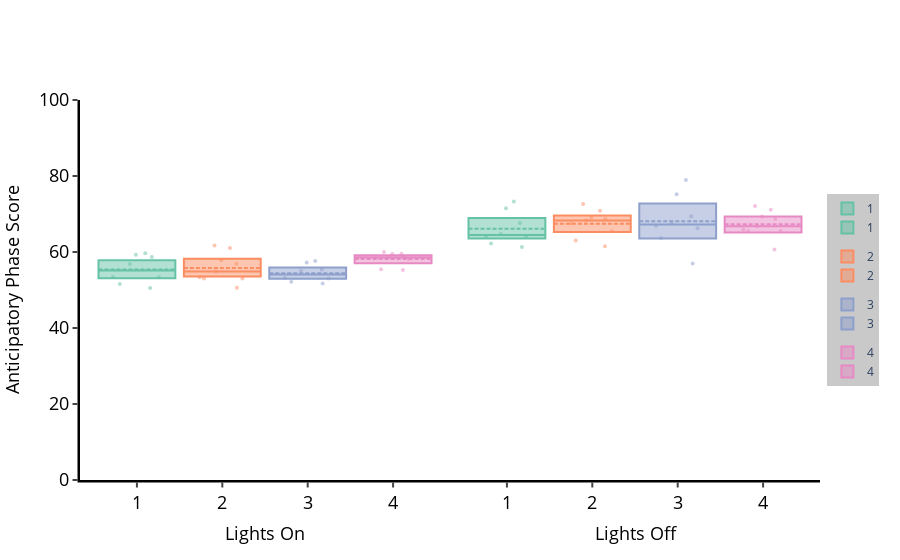

The notebook cell this image was saved under:
### Code cell


### Figure 1 — Plotly figure (JSON) as saved in the notebook; plotly's stock layout.template omitted (floating-point values rounded to 4 significant figures)
{"data": [{"boxpoints": false, "jitter": 0.75, "legendgroup": "1", "marker": {"color": "rgb(102,194,165)"}, "mean": [55.41], "median": [55.12], "name": "1", "pointpos": 0, "q1": [53.08], "q3": [57.83], "showlegend": true, "type": "box", "width": 0.9, "x": ["1"], "xaxis": "x"}, {"boxpoints": "all", "fillcolor": "rgba(0,0,0,0)", "jitter": 0.75, "legendgroup": "1", "line": {"color": "rgba(0,0,0,0)"}, "marker": {"color": "rgb(102,194,165)", "opacity": 0.5, "size": 4}, "name": "1", "pointpos": 0, "showlegend": false, "type": "box", "width": 0.9, "x": ["1", "1", "1", "1", "1", "1", "1", "1"], "xaxis": "x", "y": [53.42, 56.82, 50.54, 59.29, 53.33, 51.57, 59.67, 58.67]}, {"boxpoints": false, "jitter": 0.75, "legendgroup": "2", "marker": {"color": "rgb(252,141,98)"}, "mean": [55.82], "median": [54.87], "name": "2", "pointpos": 0, "q1": [53.53], "q3": [58.22], "showlegend": true, "type": "box", "width": 0.9, "x": ["2"], "xaxis": "x"}, {"boxpoints": "all", "fillcolor": "rgba(0,0,0,0)", "jitter": 0.75, "legendgroup": "2", "line": {"color": "rgba(0,0,0,0)"}, "marker": {"color": "rgb(252,141,98)", "opacity": 0.5, "size": 4}, "name": "2", "pointpos": 0, "showlegend": false, "type": "box", "width": 0.9, "x": ["2", "2", "2", "2", "2", "2", "2", "2", "2"], "xaxis": "x", "y": [61.02, 53.03, 53.04, 54.87, 50.62, 57.83, 53.33, 56.9, 61.74]}, {"boxpoints": false, "jitter": 0.75, "legendgroup": "3", "marker": {"color": "rgb(141,160,203)"}, "mean": [54.43], "median": [54.1], "name": "3", "pointpos": 0, "q1": [52.99], "q3": [55.94], "showlegend": true, "type": "box", "width": 0.9, "x": ["3"], "xaxis": "x"}, {"boxpoints": "all", "fillcolor": "rgba(0,0,0,0)", "jitter": 0.75, "legendgroup": "3", "line": {"color": "rgba(0,0,0,0)"}, "marker": {"color": "rgb(141,160,203)", "opacity": 0.5, "size": 4}, "name": "3", "pointpos": 0, "showlegend": false, "type": "box", "width": 0.9, "x": ["3", "3", "3", "3", "3", "3", "3", "3"], "xaxis": "x", "y": [57.26, 51.71, 55.4, 55.06, 52.18, 53.14, 53.02, 57.64]}, {"boxpoints": false, "jitter": 0.75, "legendgroup": "4", "marker": {"color": "rgb(231,138,195)"}, "mean": [58.19], "median": [58.58], "name": "4", "pointpos": 0, "q1": [57.01], "q3": [59.13], "showlegend": true, "type": "box", "width": 0.9, "x": ["4"], "xaxis": "x"}, {"boxpoints": "all", "fillcolor": "rgba(0,0,0,0)", "jitter": 0.75, "legendgroup": "4", "line": {"color": "rgba(0,0,0,0)"}, "marker": {"color": "rgb(231,138,195)", "opacity": 0.5, "size": 4}, "name": "4", "pointpos": 0, "showlegend": false, "type": "box", "width": 0.9, "x": ["4", "4", "4", "4", "4", "4", "4", "4", "4"], "xaxis": "x", "y": [55.47, 58.58, 58.44, 55.28, 59.97, 58.79, 59.48, 59.51, 58.17]}, {"boxpoints": false, "jitter": 0.75, "legendgroup": "1", "marker": {"color": "rgb(102,194,165)"}, "mean": [66.12], "median": [64.47], "name": "1", "pointpos": 0, "q1": [63.56], "q3": [68.97], "showlegend": true, "type": "box", "width": 0.9, "x": ["1"], "xaxis": "x2"}, {"boxpoints": "all", "fillcolor": "rgba(0,0,0,0)", "jitter": 0.75, "legendgroup": "1", "line": {"color": "rgba(0,0,0,0)"}, "marker": {"color": "rgb(102,194,165)", "opacity": 0.5, "size": 4}, "name": "1", "pointpos": 0, "showlegend": false, "type": "box", "width": 0.9, "x": ["1", "1", "1", "1", "1", "1", "1", "1"], "xaxis": "x2", "y": [67.64, 71.54, 73.32, 61.28, 64.0, 64.77, 62.25, 64.18]}, {"boxpoints": false, "jitter": 0.75, "legendgroup": "2", "marker": {"color": "rgb(252,141,98)"}, "mean": [67.45], "median": [68.29], "name": "2", "pointpos": 0, "q1": [65.25], "q3": [69.59], "showlegend": true, "type": "box", "width": 0.9, "x": ["2"], "xaxis": "x2"}, {"boxpoints": "all", "fillcolor": "rgba(0,0,0,0)", "jitter": 0.75, "legendgroup": "2", "line": {"color": "rgba(0,0,0,0)"}, "marker": {"color": "rgb(252,141,98)", "opacity": 0.5, "size": 4}, "name": "2", "pointpos": 0, "showlegend": false, "type": "box", "width": 0.9, "x": ["2", "2", "2", "2", "2", "2", "2", "2", "2"], "xaxis": "x2", "y": [61.51, 67.51, 68.29, 65.43, 63.0, 69.09, 70.88, 68.66, 72.66]}, {"boxpoints": false, "jitter": 0.75, "legendgroup": "3", "marker": {"color": "rgb(141,160,203)"}, "mean": [68.11], "median": [67.21], "name": "3", "pointpos": 0, "q1": [63.53], "q3": [72.78], "showlegend": true, "type": "box", "width": 0.9, "x": ["3"], "xaxis": "x2"}, {"boxpoints": "all", "fillcolor": "rgba(0,0,0,0)", "jitter": 0.75, "legendgroup": "3", "line": {"color": "rgba(0,0,0,0)"}, "marker": {"color": "rgb(141,160,203)", "opacity": 0.5, "size": 4}, "name": "3", "pointpos": 0, "showlegend": false, "type": "box", "width": 0.9, "x": ["3", "3", "3", "3", "3", "3", "3", "3"], "xaxis": "x2", "y": [78.96, 57.0, 75.18, 66.22, 63.71, 69.41, 66.92, 67.5]}, {"boxpoints": false, "jitter": 0.75, "legendgroup": "4", "marker": {"color": "rgb(231,138,195)"}, "mean": [67.3], "median": [66.78], "name": "4", "pointpos": 0, "q1": [65.15], "q3": [69.32], "showlegend": true, "type": "box", "width": 0.9, "x": ["4"], "xaxis": "x2"}, {"boxpoints": "all", "fillcolor": "rgba(0,0,0,0)", "jitter": 0.75, "legendgroup": "4", "line": {"color": "rgba(0,0,0,0)"}, "marker": {"color": "rgb(231,138,195)", "opacity": 0.5, "size": 4}, "name": "4", "pointpos": 0, "showlegend": false, "type": "box", "width": 0.9, "x": ["4", "4", "4", "4", "4", "4", "4", "4", "4"], "xaxis": "x2", "y": [65.56, 60.63, 72.08, 71.13, 68.7, 69.33, 66.78, 65.95, 65.52]}], "layout": {"legend": {"bgcolor": "rgba(201, 201, 201, 1)", "bordercolor": "grey", "font": {"size": 12}, "x": 1.01, "y": 0.5}, "plot_bgcolor": "white", "title": {"text": ""}, "xaxis": {"domain": [0, 0.5], "linecolor": "black", "linewidth": 2.5, "showgrid": false, "tickfont": {"color": "black", "size": 18}, "ticks": "outside", "tickwidth": 2, "title": {"font": {"color": "black", "size": 18}, "text": "Lights On"}, "type": "-", "zeroline": false}, "xaxis2": {"domain": [0.5, 1], "linecolor": "black", "linewidth": 2.5, "showgrid": false, "tickfont": {"color": "black", "size": 18}, "ticks": "outside", "tickwidth": 2, "title": {"font": {"color": "black", "size": 18}, "text": "Lights Off"}, "type": "-", "zeroline": false}, "yaxis": {"dtick": 20, "linecolor": "black", "linewidth": 2.5, "range": [0, 100], "rangemode": "tozero", "showgrid": false, "tick0": 0, "tickfont": {"color": "black", "size": 18}, "ticks": "outside", "tickwidth": 2, "title": {"font": {"color": "black", "size": 18}, "text": "Anticipatory Phase Score"}, "type": "-", "zeroline": false}}}
